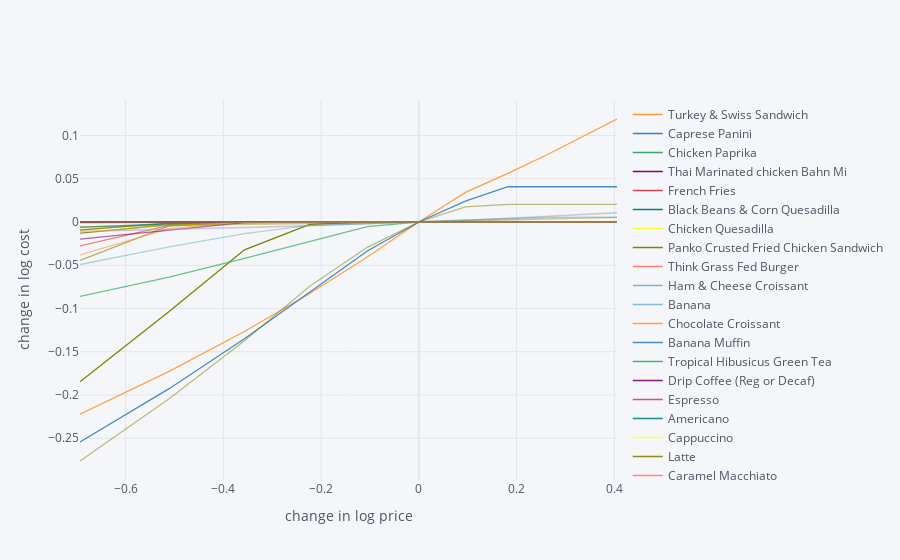
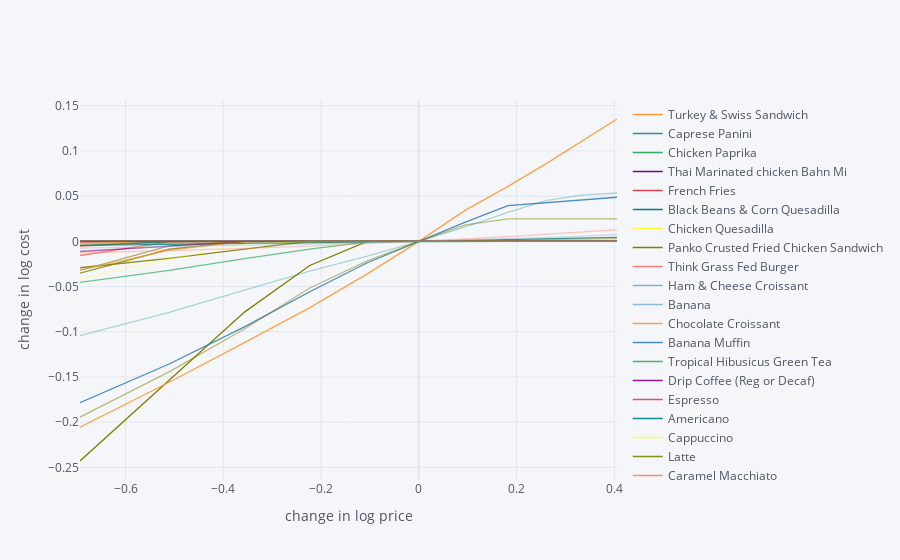
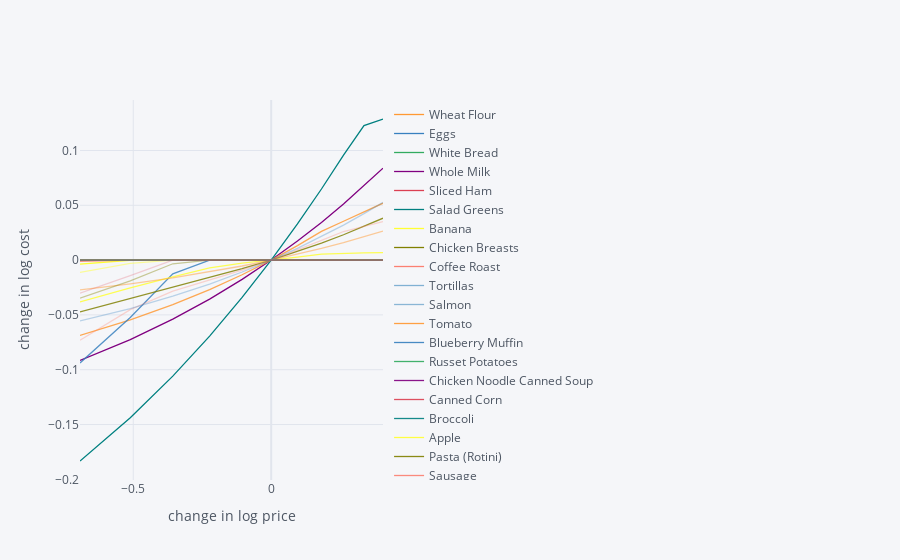
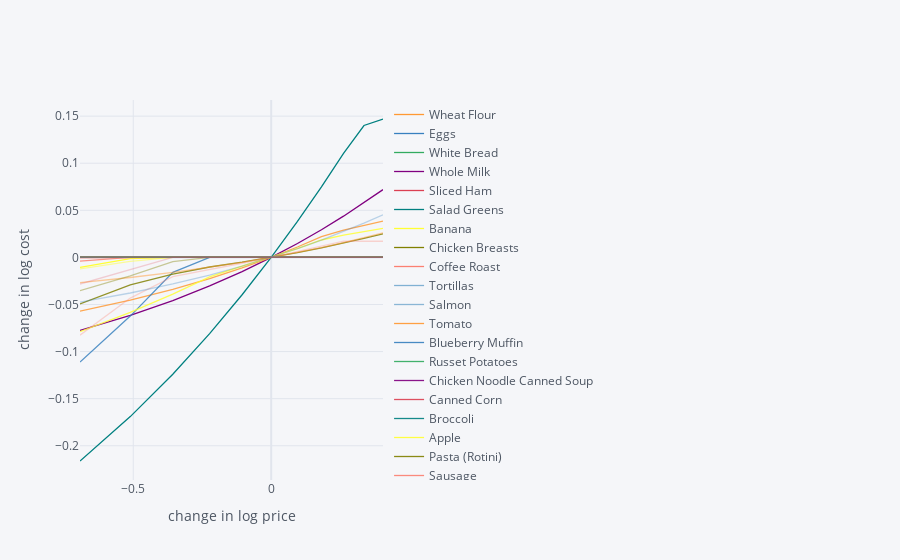

Write notebook code for charts like these, in order.
### Code cell
#[C] Sensitivity of Solution
import cufflinks as cf
cf.go_offline()

def sense_solution(df, price, diet_min, diet_max, group):
    scale = [.5,.6,.7,.8,.9,1.,1.1,1.2,1.3,1.4,1.5]
    cost0 = solve_subsistence_problem(df,price,diet_min[group],diet_max[group],tol=tol).fun
    Price_response={}
    for s in scale:
        cost = {}
        for i,p in enumerate(price):
            my_p = price.copy()
            my_p[i] = p*s
            result = solve_subsistence_problem(df,my_p,diet_min[group],diet_max[group],tol=tol)
            
            cost[price.index[i]] = np.log(result.fun/cost0)
        Price_response[np.log(s)] = cost
    Price_response = pd.DataFrame(Price_response).T
    return Price_response.iplot(xTitle='change in log price',yTitle='change in log cost')
    
print(f"Effect of Price on Changes on in Females On Campus's Substistence Diet Cost") 
F_on_PR = sense_solution(D, Prices, bmin, bmax, groupF)
F_on_PR

print(f"Effect of Price on Changes on in Males On Campus's Substistence Diet Cost") 
M_on_PR = sense_solution(D, Prices, bmin, bmax, groupM)
M_on_PR

print(f"Effect of Price on Changes on in Females Off Campus's Substistence Diet Cost") 
F_off_PR = sense_solution(D_off, Prices_off, bmin_off, bmax_off, groupF)
F_off_PR

print(f"Effect of Price on Changes on in Males Off Campus's Substistence Diet Cost") 
M_off_PR = sense_solution(D_off, Prices_off, bmin_off, bmax_off, groupM)
M_off_PR
